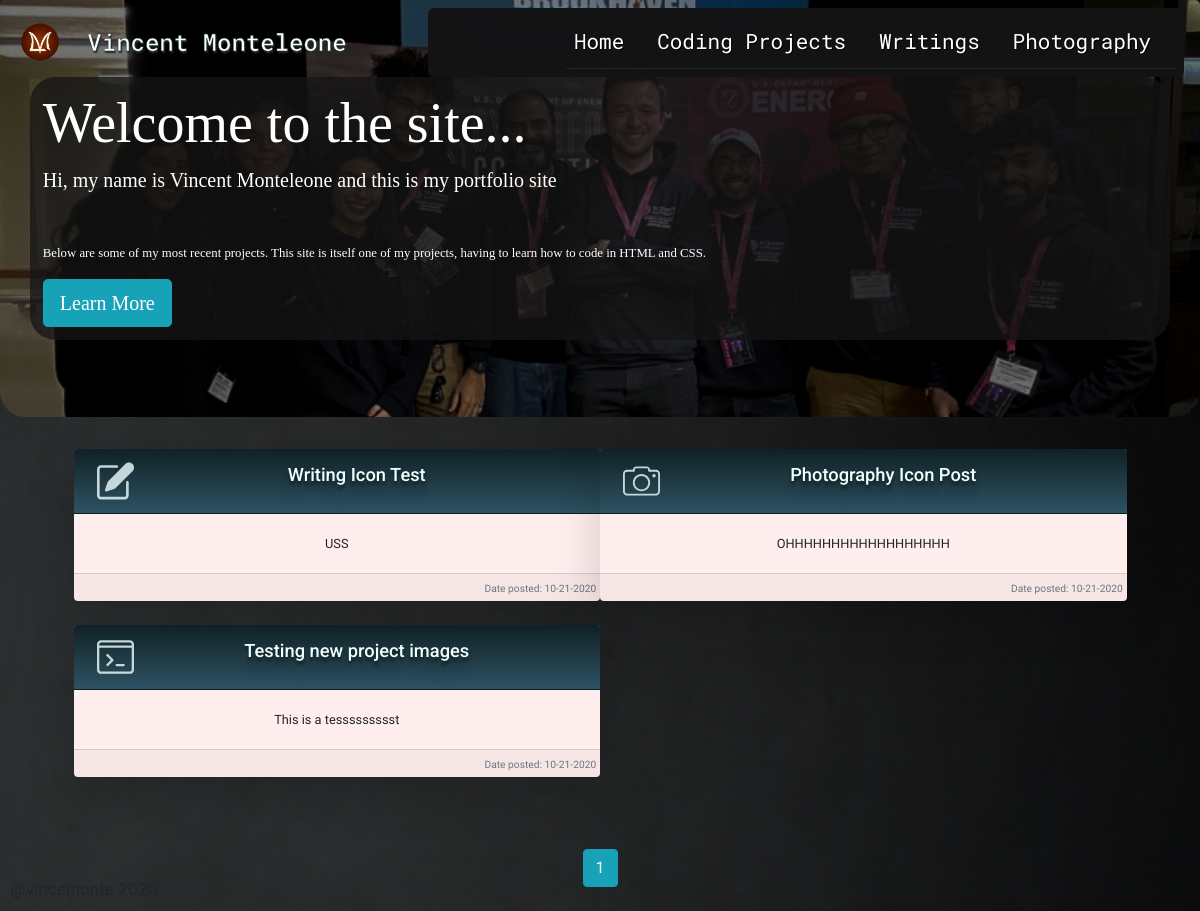
The page /home on the database its author committed.
### personalWebsite/models.py (models this page shows, shortened)
class HomePost(db.Model):
    id = db.Column(db.Integer, primary_key=True)
    project_id = db.Column(db.Integer, db.ForeignKey('project.id'), unique=True)
    type_image = db.Column(db.String(30), nullable=False)
    content = db.Column(db.Text, nullable=False)

class Project(db.Model):
    id = db.Column(db.Integer, primary_key=True)
    title = db.Column(db.String(100), nullable=False)
    type = db.Column(db.String(20), nullable=False)
    content= db.Column(db.Text, nullable=True)
    files = db.Column(db.String(80), nullable=True) #holds the path to the file images
    date_posted = db.Column(db.DateTime, nullable=False, default=datetime.now)
    user_id = db.Column(db.Integer, db.ForeignKey('user.id'), nullable=False)
    home_post = db.relationship('HomePost', backref='project', uselist=False)

### personalWebsite/routes.py (the view)
@app.route('/')
@app.route('/home')
def homepage():
    page = request.args.get('page', 1, type=int)
    posts = HomePost.query.order_by(HomePost.id.desc()).paginate(page=page, per_page=6)
    return render_template('homepage.html', posts=posts)

### personalWebsite/templates/homepage.html (shortened to what this page needs)
{% extends "layout.html" %}
{%block content%}
    <div class="jumbotron" id="home-jumbotron">
      <div class="container text-white">
        <h1 class="display-4">Welcome to the site...</h1>
        <p class="lead">Hi, my name is Vincent Monteleone and this is my portfolio site</p>
        <hr class="my-4">
        <p>Below are some of my most recent projects. This site is itself one of my projects, having to learn how to code in HTML and CSS.</p>
        <a class="btn btn-info btn-lg" href="{{ url_for('about') }}"> Learn More</a>
      </div>
    </div>
    <section class="home-articles">
      <div class="container-fluid text-center">
        <div class="row">
          {% for post in posts.items %}
          <div class="col-md-6" >
            <div class="card mb-4 shadow-lg">
              <div class="card-header">
                <img  src="{{ url_for('static', filename=post.type_image ) }}" class="project_type_image">
                <a class = "card-title" href="{{ url_for('project', title=post.project.title) }}">{{ post.project.title }}</a>
              </div>
              <div class="card-body">
                <p class= "card-text"> {{ post.content }} </p>
              </div>
              <div class="card-footer text-right">
                <small class="text-muted">Date posted: {{ post.project.date_posted.strftime('%m-%d-%Y') }}</small>
              </div>
            </div>
          </div>
          {% endfor %}
        </div>
      </div>
      </section>
      <div class="container mt-5 text-center">
        {% for page_num in posts.iter_pages(left_edge=1, right_edge=1, left_current=1, right_current=2) %}
          {% if page_num %}
            {% if posts.page == page_num %}
              <a class="btn btn-info mb-4" href="{{ url_for('homepage', page=page_num) }}">{{ page_num }}</a>
            {% else %}
              <a class="btn btn-outline-info mb-4" href="{{ url_for('homepage', page=page_num) }}">{{ page_num }}</a>
            {% endif %}
          {% else %}
            <small>...</small>
          {% endif %}
        {% endfor %}
      </div>
{%endblock content%}

### personalWebsite/static/main.css (style rules this page uses)
body { margin: 0; background-position: top; width: 100%; background-image: url(images/GrayWallBackground.jpg); }
img { max-width: 100%; }
.jumbotron { background-image: url(images/cyberforce.jpg); background-position: 50% 25%; background-repeat: no-repeat; background-size: cover; border-bottom-left-radius: 2em; border-bottom-right-radius: 2em; font-family: 'Crimson Text', serif; padding: 9em 5em; }
.jumbotron .container { background-color: rgba(20, 20, 21, 0.75); padding: 1em; border-radius: 2em; }
.home-articles .row { display: flex; max-width: 80%; margin-right:10%; margin-left: auto; align-items: center; justify-content: space-between; }
.row .card { border-style: none; background: #FFEEEE; }
.row .card-header { background: #0f2027; background: -webkit-linear-gradient(to bottom, #0f2027, #203a43, #2c5364); background: linear-gradient(to bottom, #0f2027, #203a43, #2c5364); }
.card-title { text-decoration: none; color: #F0FFFF; font-size: 1.43em; font-weight: 500; text-align: left; font-family: 'Roboto', sans-serif; text-shadow: 0px 4px 3px rgba(0,0,0,0.4), 0px 8px 13px rgba(0,0,0,0.1), 0px 18px 23px rgba(0,0,0,0.1); }
.card-footer { padding: .3em; }
.project_type_image { display: block; float: left; padding-left: .25em; width: 40px; height: 40px; opacity: 0.8; }

### personalWebsite/static/devices.css (style rules this page uses)
@media only screen
  and (min-device-width: 320px)
  and (max-device-width: 812px) { .jumbotron { padding: 6em 2em; } }
@media only screen
  and (min-device-width: 320px)
  and (max-device-width: 812px) { .home-articles .row { max-width: 90%; margin-left: 5%; margin-right: auto; } }
@media only screen
  and (min-device-width: 320px)
  and (max-device-width: 812px) { .col-md-6 { padding: 0; } }

### rows shown on the page
HomePost: type_image (picture), project "Writing Icon Test", content "USS", project.date_posted "10-21-2020"
HomePost: type_image (picture), project "Photography Icon Post", content "OHHHHHHHHHHHHHHHHHH", project.date_posted "10-21-2020"
HomePost: type_image (picture), project "Testing new project images", content "This is a tessssssssst", project.date_posted "10-21-2020"

### other values the page prints
{{ page_num }} "1"
